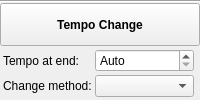
<?xml version="1.0" encoding="UTF-8"?>
<ui version="4.0">
 <class>InspectorTempoChange</class>
 <widget class="QWidget" name="InspectorTempoChange">
  <property name="accessibleName">
   <string>Tempo Change Inspector</string>
  </property>
  <layout class="QVBoxLayout" name="verticalLayout">
   <property name="spacing">
    <number>0</number>
   </property>
   <property name="leftMargin">
    <number>0</number>
   </property>
   <property name="topMargin">
    <number>0</number>
   </property>
   <property name="rightMargin">
    <number>0</number>
   </property>
   <property name="bottomMargin">
    <number>0</number>
   </property>
   <item>
    <widget class="QFrame" name="frame">
     <property name="frameShape">
      <enum>QFrame::HLine</enum>
     </property>
     <property name="frameShadow">
      <enum>QFrame::Sunken</enum>
     </property>
    </widget>
   </item>
   <item>
    <widget class="QToolButton" name="title">
     <property name="sizePolicy">
      <sizepolicy hsizetype="Preferred" vsizetype="Preferred">
       <horstretch>0</horstretch>
       <verstretch>0</verstretch>
      </sizepolicy>
     </property>
     <property name="font">
      <font>
       <weight>75</weight>
       <bold>true</bold>
      </font>
     </property>
     <property name="text">
      <string>Tempo Change</string>
     </property>
    </widget>
   </item>
   <item>
    <widget class="QWidget" name="panel" native="true">
     <layout class="QGridLayout" name="gridLayout">
      <property name="leftMargin">
       <number>3</number>
      </property>
      <property name="topMargin">
       <number>3</number>
      </property>
      <property name="rightMargin">
       <number>3</number>
      </property>
      <property name="bottomMargin">
       <number>3</number>
      </property>
      <property name="spacing">
       <number>3</number>
      </property>
      <item row="0" column="0">
       <widget class="QLabel" name="labelFactor">
        <property name="text">
         <string>Tempo at end:</string>
        </property>
        <property name="buddy">
         <cstring>tempoChangeFactor</cstring>
        </property>
       </widget>
      </item>
      <item row="0" column="1">
       <widget class="QDoubleSpinBox" name="tempoChangeFactor">
        <property name="sizePolicy">
         <sizepolicy hsizetype="Expanding" vsizetype="Fixed">
          <horstretch>0</horstretch>
          <verstretch>0</verstretch>
         </sizepolicy>
        </property>
        <property name="accessibleName">
         <string>Tempo at end, in percent of the tempo at the start</string>
        </property>
        <property name="toolTip">
         <string>The tempo at the line's end, in % of the tempo at its start. Auto: rit., rall. 75 %, accel. 133 %, string. 150 % … (as MuseScore 4). A tempo marking at the end takes over there.</string>
        </property>
        <property name="specialValueText">
         <string>Auto</string>
        </property>
        <property name="suffix">
         <string> %</string>
        </property>
        <property name="decimals">
         <number>0</number>
        </property>
        <property name="minimum">
         <double>0.000000000000000</double>
        </property>
        <property name="maximum">
         <double>400.000000000000000</double>
        </property>
       </widget>
      </item>
      <item row="0" column="2">
       <widget class="Ms::ResetButton" name="resetTempoChangeFactor" native="true">
        <property name="sizePolicy">
         <sizepolicy hsizetype="Fixed" vsizetype="Preferred">
          <horstretch>0</horstretch>
          <verstretch>0</verstretch>
         </sizepolicy>
        </property>
        <property name="accessibleName">
         <string>Reset 'Tempo at end' value</string>
        </property>
       </widget>
      </item>
      <item row="1" column="0">
       <widget class="QLabel" name="labelMethod">
        <property name="text">
         <string>Change method:</string>
        </property>
        <property name="buddy">
         <cstring>tempoChangeMethod</cstring>
        </property>
       </widget>
      </item>
      <item row="1" column="1">
       <widget class="QComboBox" name="tempoChangeMethod">
        <property name="sizePolicy">
         <sizepolicy hsizetype="Expanding" vsizetype="Fixed">
          <horstretch>0</horstretch>
          <verstretch>0</verstretch>
         </sizepolicy>
        </property>
        <property name="accessibleName">
         <string>Tempo change method</string>
        </property>
       </widget>
      </item>
      <item row="1" column="2">
       <widget class="Ms::ResetButton" name="resetTempoChangeMethod" native="true">
        <property name="sizePolicy">
         <sizepolicy hsizetype="Fixed" vsizetype="Preferred">
          <horstretch>0</horstretch>
          <verstretch>0</verstretch>
         </sizepolicy>
        </property>
        <property name="accessibleName">
         <string>Reset 'Change method' value</string>
        </property>
       </widget>
      </item>
     </layout>
    </widget>
   </item>
  </layout>
 </widget>
 <customwidgets>
  <customwidget>
   <class>Ms::ResetButton</class>
   <extends>QWidget</extends>
   <header>inspector/resetButton.h</header>
   <container>1</container>
  </customwidget>
 </customwidgets>
 <resources/>
 <connections/>
</ui>
